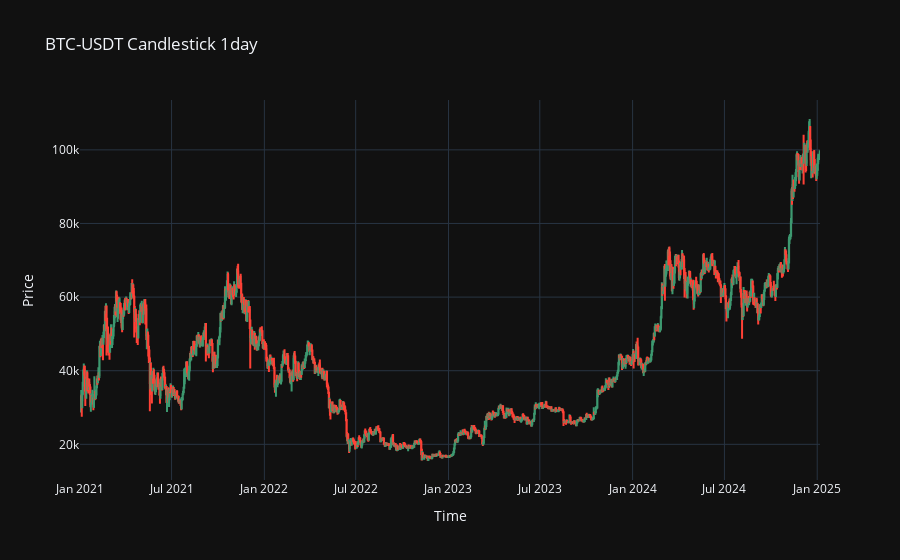

Write notebook code for a chart like this one.
### Code cell
import plotly.graph_objects as go
fig = go.Figure()

fig.add_trace(go.Candlestick(x=df.index,
                open=df['open'],
                high=df['high'],
                low=df['low'],
                close=df['close']))

fig.update_layout(
    title='BTC-USDT Candlestick 1day',
    xaxis_title='Time',
    yaxis_title='Price',
    template='plotly_dark',
    hovermode='x unified',

    
    xaxis_rangeslider_visible=False
)

fig.show()

### Figure 1 — Plotly figure (JSON) as saved in the notebook; plotly's stock layout.template omitted (floating-point values rounded to 4 significant figures; data arrays with more than 128 entries replaced by an {"elided": "..."} marker saying what was removed)
{"data": [{"close": {"elided": "1467 float values"}, "high": {"elided": "1467 float values"}, "low": {"elided": "1467 float values"}, "open": {"elided": "1467 float values"}, "type": "candlestick", "x": {"elided": "1467 str values"}}], "layout": {"hovermode": "x unified", "title": {"text": "BTC-USDT Candlestick 1day"}, "xaxis": {"rangeslider": {"visible": false}, "title": {"text": "Time"}}, "yaxis": {"title": {"text": "Price"}}}}
